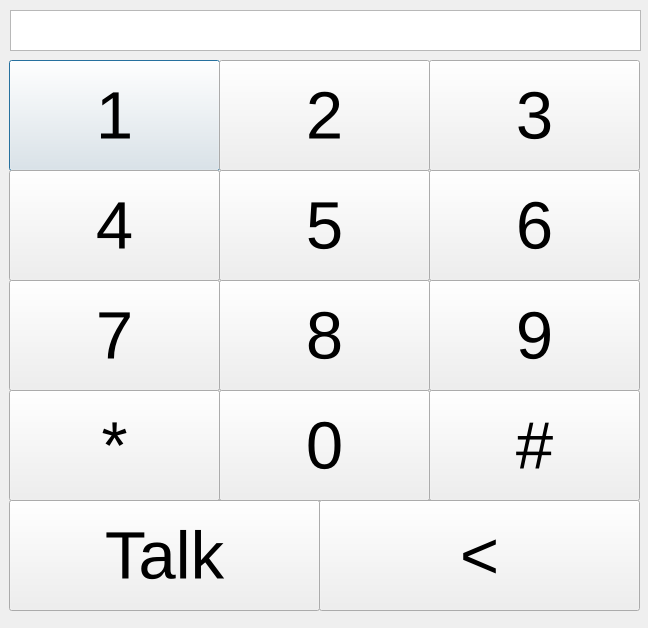
<?xml version="1.0" encoding="UTF-8"?>
<ui version="4.0">
 <class>KMITL_Phone</class>
 <widget class="QDialog" name="KMITL_Phone">
  <property name="geometry">
   <rect>
    <x>0</x>
    <y>0</y>
    <width>648</width>
    <height>628</height>
   </rect>
  </property>
  <property name="windowTitle">
   <string>Dialog</string>
  </property>
  <widget class="QTextBrowser" name="num">
   <property name="geometry">
    <rect>
     <x>10</x>
     <y>10</y>
     <width>631</width>
     <height>41</height>
    </rect>
   </property>
  </widget>
  <widget class="QWidget" name="widget" native="true">
   <property name="geometry">
    <rect>
     <x>-1</x>
     <y>60</y>
     <width>641</width>
     <height>561</height>
    </rect>
   </property>
   <widget class="QPushButton" name="one">
    <property name="geometry">
     <rect>
      <x>10</x>
      <y>0</y>
      <width>211</width>
      <height>111</height>
     </rect>
    </property>
    <property name="font">
     <font>
      <pointsize>50</pointsize>
     </font>
    </property>
    <property name="text">
     <string>1</string>
    </property>
   </widget>
   <widget class="QPushButton" name="two">
    <property name="geometry">
     <rect>
      <x>220</x>
      <y>0</y>
      <width>211</width>
      <height>111</height>
     </rect>
    </property>
    <property name="font">
     <font>
      <pointsize>50</pointsize>
     </font>
    </property>
    <property name="text">
     <string>2</string>
    </property>
   </widget>
   <widget class="QPushButton" name="three">
    <property name="geometry">
     <rect>
      <x>430</x>
      <y>0</y>
      <width>211</width>
      <height>111</height>
     </rect>
    </property>
    <property name="font">
     <font>
      <pointsize>50</pointsize>
     </font>
    </property>
    <property name="text">
     <string>3</string>
    </property>
   </widget>
   <widget class="QPushButton" name="four">
    <property name="geometry">
     <rect>
      <x>10</x>
      <y>110</y>
      <width>211</width>
      <height>111</height>
     </rect>
    </property>
    <property name="font">
     <font>
      <pointsize>50</pointsize>
     </font>
    </property>
    <property name="text">
     <string>4</string>
    </property>
   </widget>
   <widget class="QPushButton" name="six">
    <property name="geometry">
     <rect>
      <x>430</x>
      <y>110</y>
      <width>211</width>
      <height>111</height>
     </rect>
    </property>
    <property name="font">
     <font>
      <pointsize>50</pointsize>
     </font>
    </property>
    <property name="text">
     <string>6</string>
    </property>
   </widget>
   <widget class="QPushButton" name="five">
    <property name="geometry">
     <rect>
      <x>220</x>
      <y>110</y>
      <width>211</width>
      <height>111</height>
     </rect>
    </property>
    <property name="font">
     <font>
      <pointsize>50</pointsize>
     </font>
    </property>
    <property name="text">
     <string>5</string>
    </property>
   </widget>
   <widget class="QPushButton" name="seven">
    <property name="geometry">
     <rect>
      <x>10</x>
      <y>220</y>
      <width>211</width>
      <height>111</height>
     </rect>
    </property>
    <property name="font">
     <font>
      <pointsize>50</pointsize>
     </font>
    </property>
    <property name="text">
     <string>7</string>
    </property>
   </widget>
   <widget class="QPushButton" name="nine">
    <property name="geometry">
     <rect>
      <x>430</x>
      <y>220</y>
      <width>211</width>
      <height>111</height>
     </rect>
    </property>
    <property name="font">
     <font>
      <pointsize>50</pointsize>
     </font>
    </property>
    <property name="text">
     <string>9</string>
    </property>
   </widget>
   <widget class="QPushButton" name="eight">
    <property name="geometry">
     <rect>
      <x>220</x>
      <y>220</y>
      <width>211</width>
      <height>111</height>
     </rect>
    </property>
    <property name="font">
     <font>
      <pointsize>50</pointsize>
     </font>
    </property>
    <property name="text">
     <string>8</string>
    </property>
   </widget>
   <widget class="QPushButton" name="star">
    <property name="geometry">
     <rect>
      <x>10</x>
      <y>330</y>
      <width>211</width>
      <height>111</height>
     </rect>
    </property>
    <property name="font">
     <font>
      <pointsize>50</pointsize>
     </font>
    </property>
    <property name="text">
     <string>*</string>
    </property>
   </widget>
   <widget class="QPushButton" name="hash">
    <property name="geometry">
     <rect>
      <x>430</x>
      <y>330</y>
      <width>211</width>
      <height>111</height>
     </rect>
    </property>
    <property name="font">
     <font>
      <pointsize>50</pointsize>
     </font>
    </property>
    <property name="text">
     <string>#</string>
    </property>
   </widget>
   <widget class="QPushButton" name="zero">
    <property name="geometry">
     <rect>
      <x>220</x>
      <y>330</y>
      <width>211</width>
      <height>111</height>
     </rect>
    </property>
    <property name="font">
     <font>
      <pointsize>50</pointsize>
     </font>
    </property>
    <property name="text">
     <string>0</string>
    </property>
   </widget>
   <widget class="QPushButton" name="talk">
    <property name="geometry">
     <rect>
      <x>10</x>
      <y>440</y>
      <width>311</width>
      <height>111</height>
     </rect>
    </property>
    <property name="font">
     <font>
      <pointsize>50</pointsize>
     </font>
    </property>
    <property name="text">
     <string>Talk</string>
    </property>
   </widget>
   <widget class="QPushButton" name="delete_2">
    <property name="geometry">
     <rect>
      <x>320</x>
      <y>440</y>
      <width>321</width>
      <height>111</height>
     </rect>
    </property>
    <property name="font">
     <font>
      <pointsize>50</pointsize>
     </font>
    </property>
    <property name="text">
     <string>&lt;</string>
    </property>
   </widget>
  </widget>
 </widget>
 <resources/>
 <connections/>
</ui>
